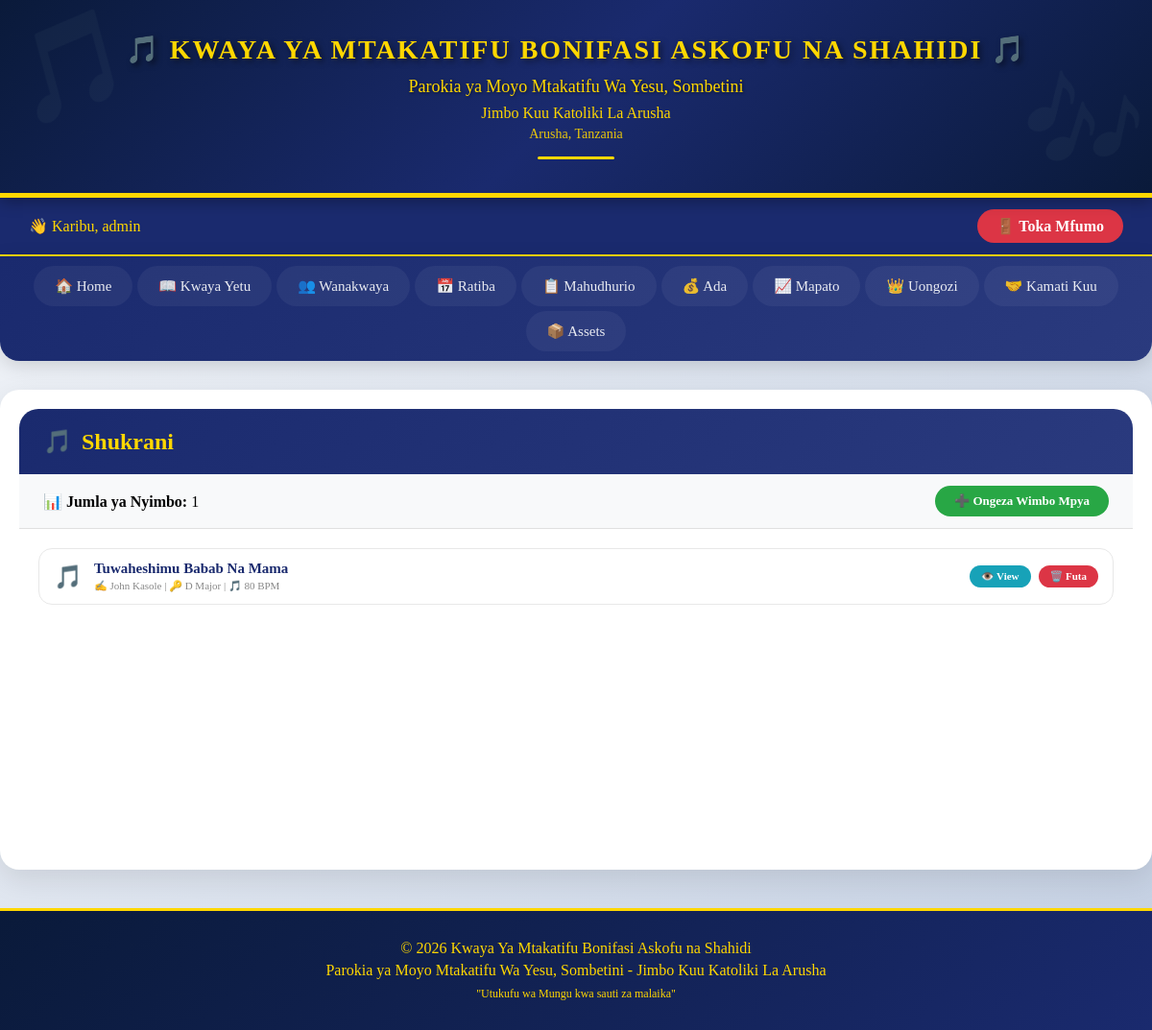
The page /ratiba/makundi/Shukrani (signed in) on the database its author committed.
### tables this page shows
CREATE TABLE nyimbo (
            id INTEGER PRIMARY KEY AUTOINCREMENT,
            jina TEXT NOT NULL,
            mtunzi TEXT,
            maneno TEXT,
            key TEXT,
            time_signature TEXT,
            tempo TEXT,
            kundi TEXT NOT NULL,
            nota_pdf TEXT,
            midi_file TEXT,
            tarehe_ongezwa DATE DEFAULT CURRENT_DATE
        );

### app.py (the view)
@app.route('/ratiba/makundi/<kundi>')
def ratiba_makundi_nyimbo(kundi):
    if 'user_id' not in session:
        return redirect(url_for('login'))
    with get_db() as conn:
        nyimbo = conn.execute("SELECT * FROM nyimbo WHERE kundi = ? ORDER BY id DESC", (kundi,)).fetchall()
    return render_template('makundi_nyimbo.html', kundi=kundi, nyimbo=nyimbo)

### app.py (called while the page is built)
def get_db():
    conn = sqlite3.connect(DATABASE)
    conn.row_factory = sqlite3.Row
    return conn

### templates/makundi_nyimbo.html (shortened to what this page needs)
{% extends "base.html" %}
{% block content %}
<div class="category-header">
    <h1>
        <span>🎵</span> {{ kundi }}
    </h1>
</div>
<div class="category-stats">
    <div>
        📊 <strong>Jumla ya Nyimbo:</strong> {{ nyimbo|length }}
    </div>
    <div>
        <a href="{{ url_for('ratiba_ongezwa_wimbo') }}" class="add-btn">➕ Ongeza Wimbo Mpya</a>
    </div>
</div>
<div class="songs-grid">
    {% if nyimbo %}
        {% for w in nyimbo %}
        <div class="song-card">
            <div class="song-info">
                <div class="song-icon">🎵</div>
                <div class="song-details">
                    <div class="song-title">{{ w.jina }}</div>
                    <div class="song-meta">
                        {% if w.mtunzi %}✍️ {{ w.mtunzi }} | {% endif %}
                        {% if w.key %}🔑 {{ w.key }} | {% endif %}
                        {% if w.tempo %}🎵 {{ w.tempo }}{% endif %}
                    </div>
                </div>
            </div>
            <div class="song-actions">
                <a href="{{ url_for('ratiba_view_wimbo', id=w.id) }}" class="view-btn">👁️ View</a>
                <a href="{{ url_for('ratiba_futa_wimbo', id=w.id) }}" class="delete-btn" onclick="return confirm('Una uhakika unataka kufuta wimbo huu?')">🗑️ Futa</a>
            </div>
        </div>
        {% endfor %}
    {% else %}
        <div class="empty-state">
            <i>📭</i>
            <p>Hakuna nyimbo zilizorekodiwa bado</p>
            <a href="{{ url_for('ratiba_ongezwa_wimbo') }}" style="color: #28a745;">➕ Ongeza Wimbo Mpya</a>
        </div>
    {% endif %}
</div>
{% endblock %}

### templates/base.html (style rules this page uses)
* { margin: 0; padding: 0; box-sizing: border-box; }
body { font-family: 'Times New Roman', Times, serif; background: linear-gradient(135deg, #f5f7fa 0%, #c3cfe2 100%); min-height: 100vh; }

### templates/makundi_nyimbo.html (style rules this page uses)
.category-header { background: linear-gradient(135deg, #1a2a6e 0%, #2a3a7e 100%); padding: 20px 25px; border-radius: 20px 20px 0 0; color: white; }
.category-header h1 { color: #FFD700; margin: 0; font-size: 24px; display: flex; align-items: center; gap: 10px; }
.category-stats { background: #f8f9fa; padding: 12px 25px; display: flex; justify-content: space-between; align-items: center; flex-wrap: wrap; gap: 15px; border-bottom: 1px solid #e0e0e0; }
.add-btn { background: #28a745; color: white; border: none; padding: 8px 20px; border-radius: 30px; text-decoration: none; font-weight: bold; font-size: 13px; display: inline-flex; align-items: center; gap: 6px; transition: all 0.2s; }
.songs-grid { padding: 20px; display: flex; flex-direction: column; gap: 10px; }
.song-card { background: white; border: 1px solid #e8e8e8; border-radius: 14px; padding: 12px 15px; display: flex; justify-content: space-between; align-items: center; flex-wrap: wrap; gap: 10px; transition: all 0.2s; }
.song-info { display: flex; align-items: center; gap: 12px; flex-wrap: wrap; }
.song-icon { font-size: 24px; }
.song-details { display: flex; flex-direction: column; }
.song-title { font-weight: 700; color: #1a2a6e; font-size: 15px; }
.song-meta { font-size: 11px; color: #888; margin-top: 3px; }
.song-actions { display: flex; gap: 8px; }
.view-btn { background: #17a2b8; color: white; padding: 5px 12px; border-radius: 20px; text-decoration: none; font-size: 11px; font-weight: bold; }
.delete-btn { background: #dc3545; color: white; padding: 5px 12px; border-radius: 20px; text-decoration: none; font-size: 11px; font-weight: bold; }

### rows shown on the page
nyimbo: kundi "Shukrani", jina "Tuwaheshimu Babab Na Mama", mtunzi "John Kasole", key "D Major", tempo "80 BPM"

### other values the page prints
{{ session.username }} "admin"
{{ nyimbo|length }} "1"
